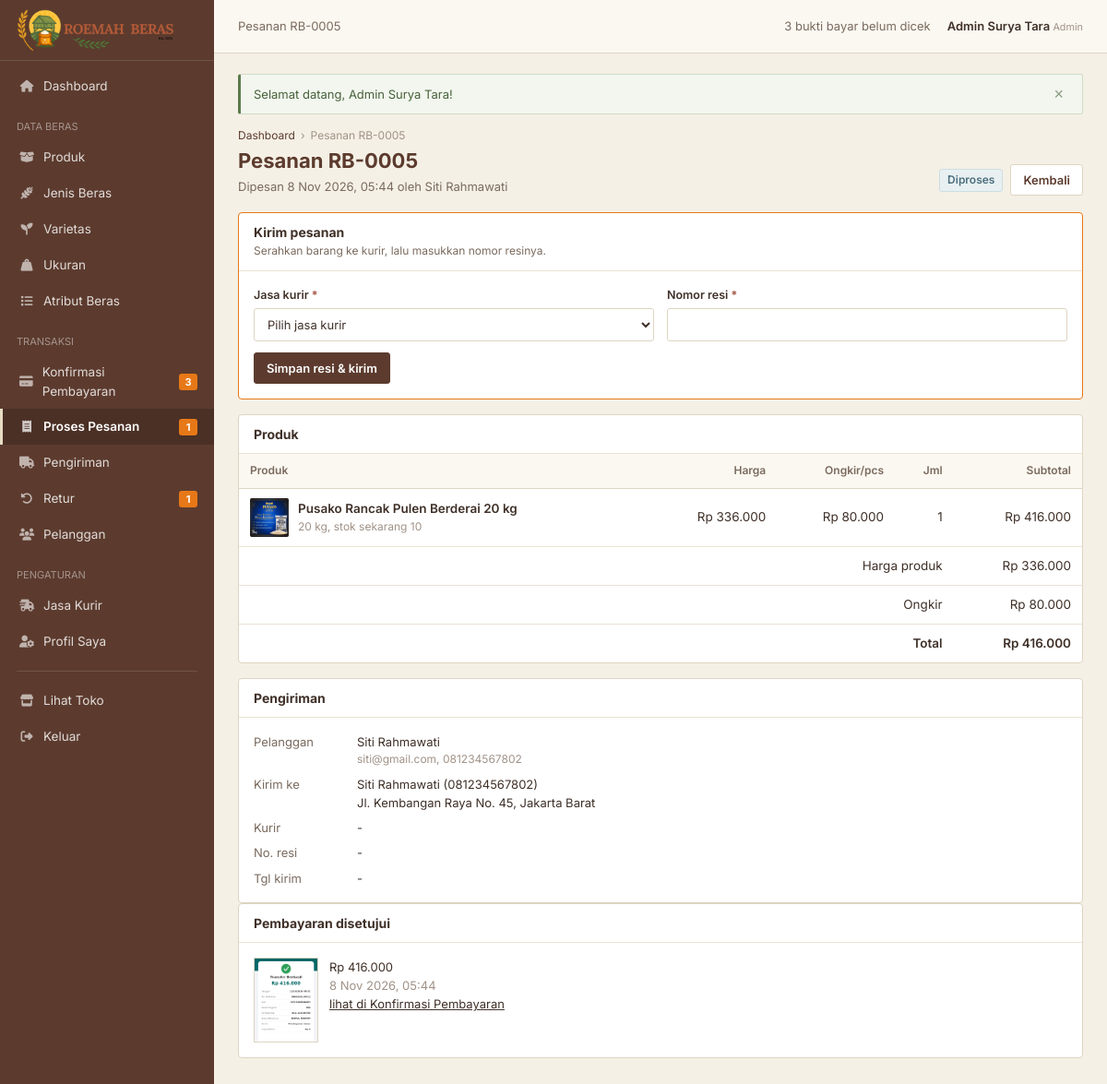
/admin/pesanan.php?id=5 (signed in), run on an earlier commit of the app's database.
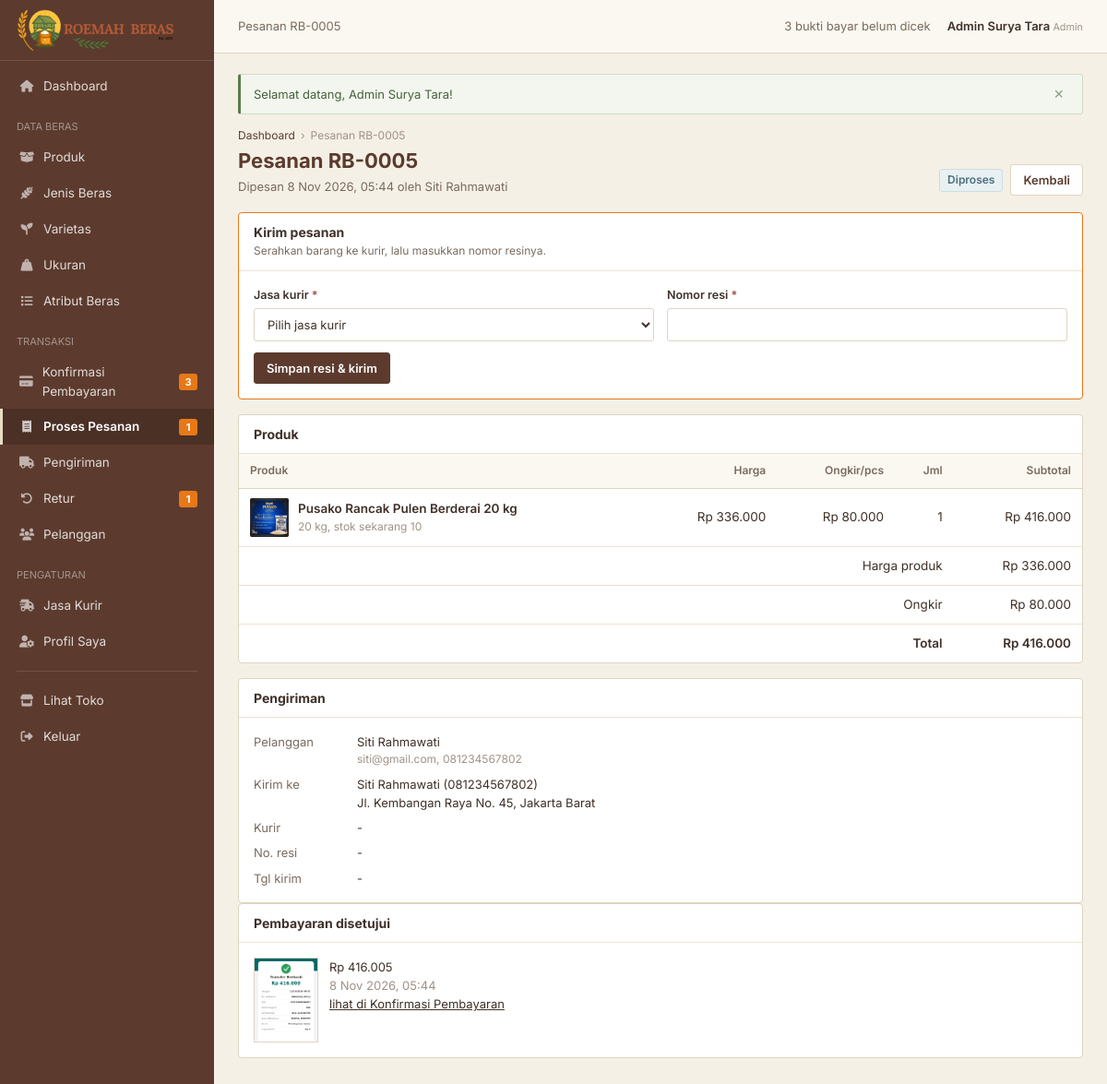
And on a later commit of the database.
### tables this page shows
CREATE TABLE `pesanan` (
  `id_pesanan`      INT(11) NOT NULL AUTO_INCREMENT,
  `id_user`         INT(11) NOT NULL,
  `tanggal_pesanan` DATETIME NOT NULL DEFAULT CURRENT_TIMESTAMP,
  `total_harga`     DECIMAL(12,2) NOT NULL DEFAULT 0,
  `status_pesanan`  VARCHAR(30) NOT NULL DEFAULT 'Belum Melakukan Pembayaran',
  PRIMARY KEY (`id_pesanan`),
  KEY `fk_pesanan_user` (`id_user`),
  CONSTRAINT `fk_pesanan_user` FOREIGN KEY (`id_user`) REFERENCES `user` (`id_user`) ON UPDATE CASCADE
);

CREATE TABLE `pembayaran` (
  `id_pembayaran`      INT(11) NOT NULL AUTO_INCREMENT,
  `id_pesanan`         INT(11) NOT NULL,
  `tanggal_pembayaran` DATETIME NOT NULL DEFAULT CURRENT_TIMESTAMP,
  `jumlah_bayar`       DECIMAL(12,2) NOT NULL DEFAULT 0,
  `bukti_pembayaran`   VARCHAR(255) NOT NULL,
  `status_pembayaran`  VARCHAR(30) NOT NULL DEFAULT 'Sudah Upload Bukti',
  `catatan`            TEXT DEFAULT NULL,
  PRIMARY KEY (`id_pembayaran`),
  KEY `fk_bayar_pesanan` (`id_pesanan`),
  CONSTRAINT `fk_bayar_pesanan` FOREIGN KEY (`id_pesanan`) REFERENCES `pesanan` (`id_pesanan`) ON DELETE CASCADE ON UPDATE CASCADE
);

CREATE TABLE `pengiriman` (
  `id_pengiriman`      INT(11) NOT NULL AUTO_INCREMENT,
  `id_pembayaran`      INT(11) NOT NULL,
  `id_jasa_kurir`      INT(11) DEFAULT NULL,
  `alamat_pengiriman`  TEXT NOT NULL,
  `ongkir`             DECIMAL(12,2) NOT NULL DEFAULT 0,
  `no_resi`            VARCHAR(50) DEFAULT NULL,
  `tanggal_pengiriman` DATETIME DEFAULT NULL,
  PRIMARY KEY (`id_pengiriman`),
  UNIQUE KEY `uk_pengiriman_pembayaran` (`id_pembayaran`),
  UNIQUE KEY `uk_no_resi` (`no_resi`),
  KEY `fk_kirim_kurir` (`id_jasa_kurir`),
  CONSTRAINT `fk_kirim_pembayaran` FOREIGN KEY (`id_pembayaran`) REFERENCES `pembayaran` (`id_pembayaran`) ON DELETE CASCADE ON UPDATE CASCADE,
  CONSTRAINT `fk_kirim_kurir`      FOREIGN KEY (`id_jasa_kurir`) REFERENCES `jasa_kurir` (`id_jasa_kurir`) ON DELETE SET NULL ON UPDATE CASCADE
);

CREATE TABLE `user` (
  `id_user`    INT(11) NOT NULL AUTO_INCREMENT,
  `id_role`    INT(11) NOT NULL,
  `nama`       VARCHAR(100) NOT NULL,
  `email`      VARCHAR(100) NOT NULL,
  `password`   VARCHAR(255) NOT NULL,
  `no_telepon` VARCHAR(20) DEFAULT NULL,
  `alamat`     TEXT DEFAULT NULL,
  `kota`       VARCHAR(100) DEFAULT NULL,
  PRIMARY KEY (`id_user`),
  UNIQUE KEY `uk_user_email` (`email`),
  KEY `fk_user_role` (`id_role`),
  CONSTRAINT `fk_user_role` FOREIGN KEY (`id_role`) REFERENCES `role` (`id_role`) ON UPDATE CASCADE
);

### admin/pesanan.php (the view, shortened to what the changed rows need)
<?php
require __DIR__ . '/sidebar.php';
$IN = "('Diproses','Dikirim','Selesai')";
$id = (int)($_GET['id'] ?? 0);
if ($id) {
    $st = $pdo->prepare('SELECT ps.*, u.nama AS nama_pelanggan, u.email, u.no_telepon, pb.id_pembayaran, pb.jumlah_bayar, pb.tanggal_pembayaran,
                                pb.bukti_pembayaran, pg.alamat_pengiriman, pg.ongkir, pg.no_resi, pg.tanggal_pengiriman, jk.nama_kurir
                         FROM pesanan ps JOIN `user` u ON u.id_user = ps.id_user ' . KIRIM_JOIN . "
                         WHERE ps.id_pesanan = ? AND ps.status_pesanan IN $IN");
    $st->execute([$id]);
    $o = $st->fetch();
    $kode = kode($id);
    $st = $pdo->prepare('SELECT pp.*, p.nama_produk, p.foto, p.stok, u.nama_ukuran, r.id_retur, r.status_retur
                         FROM pesanan_produk pp JOIN produk p ON p.id_produk = pp.id_produk JOIN ukuran u ON u.id_ukuran = p.id_ukuran
                         LEFT JOIN retur r ON r.id_pesanan = pp.id_pesanan AND r.id_produk = pp.id_produk
                         WHERE pp.id_pesanan = ?');
    $st->execute([$id]);
    $items = $st->fetchAll();
    $totalProduk = 0;
    foreach ($items as $it) {
        $totalProduk += $it['jumlah'] * $it['harga_satuan'];
    }
    $bukti = upload_url('bukti_transfer', $o['bukti_pembayaran']);
    admin_header('Pesanan ' . $kode, 'pesanan');
    page_header('Pesanan ' . $kode, 'Dipesan ' . tgl($o['tanggal_pesanan'], true) . ' oleh ' . $o['nama_pelanggan'],
        '<div style="display:flex;gap:8px;align-items:center">' . badge($o['status_pesanan']) . '<a href="' . url('admin/pesanan.php') . '" class="btn-a outline">Kembali</a></div>');
    ?>
    <div class="grid-2">
        <div>
            <?php if ($o['status_pesanan'] === 'Diproses'): ?>
                <div class="panel" style="margin-bottom:16px;border-color:var(--accent)">
                    <div class="panel-head"><div><h2>Kirim pesanan</h2><p>Serahkan barang ke kurir, lalu masukkan nomor resinya.</p></div></div>
                    <form method="POST" class="panel-body">
                        <div class="form-grid-a">
                            <div><label class="label-a">Jasa kurir <span class="req">*</span></label>
                                <select name="id_jasa_kurir" class="select-a" required>
                                    <option value="">Pilih jasa kurir</option>
                                </select></div>
                            <div><label class="label-a">Nomor resi <span class="req">*</span></label><input name="no_resi" class="input-a" required></div>
                        </div>
                        <button class="btn-a" style="margin-top:12px">Simpan resi &amp; kirim</button>
                    </form>
                </div>
            <?php endif; ?>
            <div class="panel">
                <div class="panel-head"><h2>Produk</h2></div>
                <div class="table-wrap"><table class="table-admin">
                    <thead><tr><th>Produk</th><th class="num">Harga</th><th class="num">Ongkir/pcs</th><th class="num">Jml</th><th class="num">Subtotal</th></tr></thead>
                    <tbody>
                    <?php foreach ($items as $it): ?>
                        <tr><td><div style="display:flex;gap:10px;align-items:center"><img src="<?= upload_url('produk', $it['foto']) ?>" class="thumb" alt=""><div><strong><?= h($it['nama_produk']) ?></strong><span class="cell-sub"><?= h($it['nama_ukuran']) ?>, stok sekarang <?= (int)$it['stok'] ?></span></div></div></td>
                            <td class="num"><?= rupiah($it['harga_satuan']) ?></td><td class="num"><?= rupiah($it['ongkir_satuan']) ?></td><td class="num"><?= (int)$it['jumlah'] ?></td><td class="num"><?= rupiah($it['subtotal']) ?></td></tr>
                    <?php endforeach; ?>
                    <tr><td colspan="4" class="num">Harga produk</td><td class="num"><?= rupiah($totalProduk) ?></td></tr>
                    <tr><td colspan="4" class="num">Ongkir</td><td class="num"><?= rupiah($o['ongkir']) ?></td></tr>
                    <tr><td colspan="4" class="num"><strong>Total</strong></td><td class="num"><strong><?= rupiah($o['total_harga']) ?></strong></td></tr>
                    </tbody>
                </table></div>
            </div>
        </div>
        <div>
            <div class="panel">
                <div class="panel-head"><h2>Pengiriman</h2></div>
                <div class="panel-body">
                    <dl class="info-list" style="grid-template-columns:100px 1fr">
                        <dt>Pelanggan</dt><dd><?= h($o['nama_pelanggan']) ?><span class="cell-sub"><?= h($o['email']) ?>, <?= h($o['no_telepon']) ?></span></dd>
                        <dt>Kirim ke</dt><dd><?= nl2br(h($o['alamat_pengiriman'])) ?></dd>
                        <dt>Kurir</dt><dd><?= h($o['nama_kurir'] ?? '-') ?></dd>
                        <dt>No. resi</dt><dd><?= h($o['no_resi'] ?: '-') ?></dd>
                        <dt>Tgl kirim</dt><dd><?= tgl($o['tanggal_pengiriman'], true) ?></dd>
                    </dl>
                </div>
            </div>
            <div class="panel">
                <div class="panel-head"><h2>Pembayaran disetujui</h2></div>
                <div class="panel-body" style="display:flex;gap:12px;align-items:flex-start">
                    <img src="<?= $bukti ?>" data-zoom="<?= $bukti ?>" alt="Bukti" style="width:70px;height:92px;object-fit:cover;cursor:zoom-in;border:1px solid var(--border)">
                    <div style="font-size:13px"><?= rupiah($o['jumlah_bayar']) ?><br><span style="color:var(--text-muted)"><?= tgl($o['tanggal_pembayaran'], true) ?></span><br>
                        <a href="<?= url('admin/pembayaran.php?sel=' . (int)$o['id_pembayaran']) ?>" style="text-decoration:underline">lihat di Konfirmasi Pembayaran</a></div>
                </div>
            </div>
        </div>
    </div>
    <?php
    exit;
}
?>

### config/functions.php (shortened to what the changed rows need)
<?php
function base_url(): string
{
    static $base = null;
    if ($base !== null) {
        return $base;
    }
    $docRoot = isset($_SERVER['DOCUMENT_ROOT']) ? realpath($_SERVER['DOCUMENT_ROOT']) : false;
    $root    = str_replace('\\', '/', APP_ROOT);
    if ($docRoot) {
        $docRoot = rtrim(str_replace('\\', '/', $docRoot), '/');
        if (stripos($root, $docRoot) === 0) {
            $base = substr($root, strlen($docRoot));
            $base = '/' . trim(str_replace(' ', '%20', $base), '/');
            return $base = rtrim($base, '/');
        }
    }
    return $base = '';
}
function url(string $path = ''): string
{
    return base_url() . '/' . ltrim($path, '/');
}
function folder_upload(string $folder): string
{
    return FOLDER_UPLOAD[$folder] ?? $folder;
}
function upload_url(string $folder, ?string $file): string
{
    return url('images/' . rawurlencode(folder_upload($folder)) . '/' . rawurlencode(basename($file)));
}
function h($value): string
{
    return htmlspecialchars((string)($value ?? ''), ENT_QUOTES, 'UTF-8');
}
function rupiah($value): string
{
    return 'Rp ' . number_format((float)$value, 0, ',', '.');
}
function tgl($datetime, bool $withTime = false): string
{
    if (!$datetime) {
        return '-';
    }
    $bulan = [1 => 'Jan', 'Feb', 'Mar', 'Apr', 'Mei', 'Jun', 'Jul', 'Agu', 'Sep', 'Okt', 'Nov', 'Des'];
    $ts = strtotime((string)$datetime);
    $out = date('j', $ts) . ' ' . $bulan[(int)date('n', $ts)] . ' ' . date('Y', $ts);
    return $withTime ? $out . ', ' . date('H:i', $ts) : $out;
}
function status_class(?string $status): string
{
    $map = [
        'Belum Melakukan Pembayaran' => 'muted',
        'Sudah Upload Bukti'   => 'warning',
        'Menunggu Verifikasi'  => 'warning',
        'Diproses'             => 'info',
        'Dikirim'              => 'primary',
        'Selesai'              => 'success',
        'Dibatalkan'           => 'danger',
        'Terverifikasi'        => 'success',
        'Ditolak'              => 'danger',
        'Disetujui'            => 'success',
        'Barang Retur Dikirim' => 'primary',
        'Refund Selesai'       => 'success',
        'Belum Dikirim'        => 'muted',
        'Diterima'             => 'success',
        'Owner'                => 'primary',
        'Admin'                => 'info',
        'Pelanggan'            => 'muted',
    ];
    return $map[$status] ?? 'muted';
}
function badge(?string $status): string
{
    return '<span class="badge-status ' . status_class($status) . '">' . h($status) . '</span>';
}
function flash_render(): string
{
    $html = '';
    foreach ($_SESSION['flash'] as $f) {
        $html .= '<div class="alert-box ' . h($f['type']) . '"><span>' . h($f['message']) . '</span>'
               . '<button type="button" class="alert-close" onclick="this.parentElement.remove()" aria-label="Tutup">&times;</button></div>';
    }
    return '<div class="flash-wrap">' . $html . '</div>';
}

What changed in the data, as far as the page shows it:
changed through a linked row, pesanan "Rp 416.000": pembayaran.jumlah_bayar "Rp 416.000" → "Rp 416.005"
